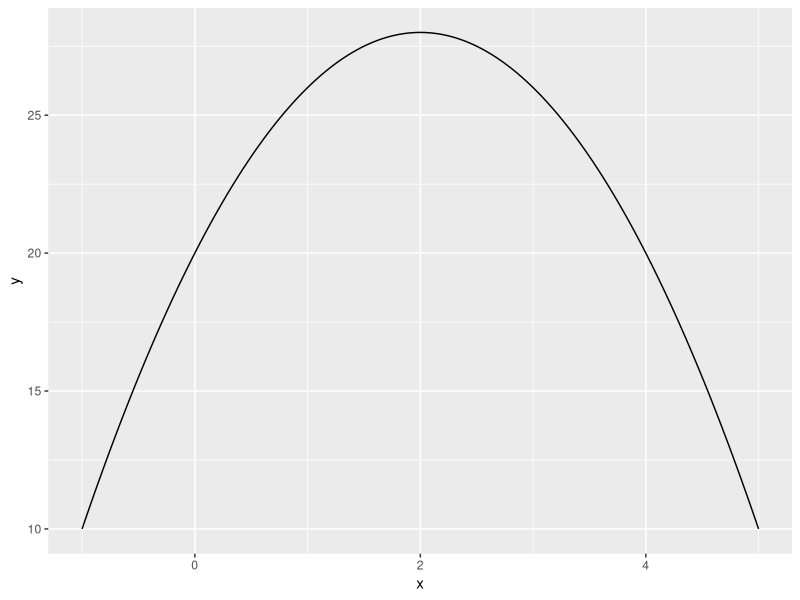

Write R code to recreate this figure.

##############
# 2025 Resit #
# Block 4    #
##############

f <- function(x) {
  y <- 20 + 8*x - 2 * x^2
  return(y)
}

# Q12
library(ggplot2)
x <- seq(-1, 5, length.out = 2000)
y <- f(x)
df <- data.frame(x, y)
ggplot(df, aes(x, y)) + geom_line()

# Q13
optimize(f, c(-100, 100), maximum = TRUE)



